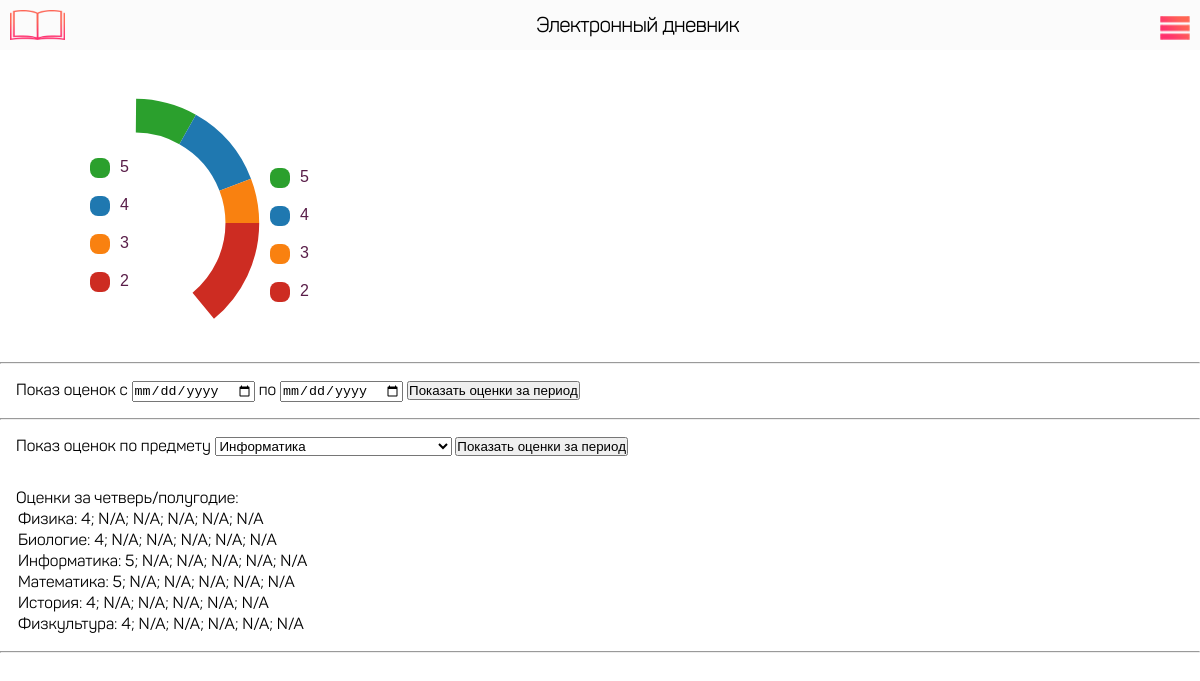
The app's page /grades.php (signed in) with its own data.
### tables this page shows
CREATE TABLE `quaters` (
  `id` int(11) NOT NULL,
  `student_id` int(11) NOT NULL,
  `lesson_name` varchar(20) NOT NULL,
  `first_quarter` int(1) DEFAULT NULL,
  `second_quarter` int(1) DEFAULT NULL,
  `third_quarter` int(1) DEFAULT NULL,
  `fourth_quarter` int(1) DEFAULT NULL,
  `fhy` int(1) DEFAULT NULL,
  `shy` int(1) DEFAULT NULL
);

### grades.php (the view, shortened to what this page needs)
<?php
include_once 'php/dtb/dtb.php';
?>
<!DOCTYPE html>
<html lang="ru" dir="ltr">
  <head>
    <link rel="stylesheet" href="css/main.css">
    <link rel="stylesheet" href="css/svg.css">
    <link rel="stylesheet" href="css/right-nav-style.css">
  </head>
  <body onload='getGraphData(false)'>
    <nav>
      <div class="footer">
        <img src="./img/logo.png" class="logo">
        <h1 class="eljour">Электронный дневник</h1>
        <div class="burger">
          <nav class="nav">
            <label for="nav-toggle" class="nav-toggle" onclick>
            </label>
          </div>
          </nav>
    <section class="marks-wrap">
      <div>
        <svg class="chart" width="270" height="270" viewBox="0 0 40 40">
          <ul class="caption-list">
            <li id="5" class="caption-item">5</li>
            <li id="4" class="caption-item">4</li>
            <li id="3" class="caption-item">3</li>
            <li id="2" class="caption-item">2</li>
          </ul>
        </svg>
        <ul class="list">
          <li id="chart5" class="caption-item">5</li>
          <li id="chart4" class="caption-item">4</li>
          <li id="chart3" class="caption-item">3</li>
          <li id="chart2" class="caption-item">2</li>
        </ul>
      </div>
      <hr>
      <div class="input-search-form" id='dform'>
        <section style='padding: 1rem;'>
        <label for="first-date">Показ оценок с</label>
          <input type="date" name="first-date" id='fd1'> по <input type="date" name="second-date" id='sd1'>
          <button onclick='getGradesBt()'>Показать оценки за период</button>
        </section>
         <hr>
         <section style='padding: 1rem;'>
          <label for="select-pr">Показ оценок по предмету <?php
          $sql = "SELECT DISTINCT lessonName FROM marksall";
          $result = mysqli_query($conn, $sql);
          echo "<select name='select-pr'>";
          while ($row = mysqli_fetch_assoc($result)) {
            echo "<option> ". $row['lessonName'] ." </option>";
          }
          echo "</select>";
          ?>
          <button onclick='getGradesByLesBt()'>Показать оценки за период</button>
        </section>
        <section style='padding: 1rem;'>
          Оценки за четверь/полугодие: <br>
          <?php
          $id = $_COOKIE['SSSUIDH'];
          $sql = "SELECT * FROM quaters WHERE student_id='$id'";
          $result = mysqli_query($conn, $sql);
          echo "<table>";
          while ($row = mysqli_fetch_assoc($result)) {
            if( !empty($row['first_quarter']) ){
              $first = $row['first_quarter'];
            }else{ $first = 'N/A'; }
            if( !empty($row['second_quarter']) ){
              $second = $row['second_quarter'];
            }else{ $second = 'N/A'; }
            if( !empty($row['third_quarter']) ){
              $third = $row['third_quarter'];
            }else{ $third = 'N/A'; }
            if( !empty($row['fourth_quarter']) ){
              $fourth = $row['fourth_quarter'];
            }else{ $fourth = 'N/A'; }
            if( !empty($row['fourth_quarter']) ){
              $a1 = $row['fhy'];
            }else{ $a1 = 'N/A'; }
            if( !empty($row['fourth_quarter']) ){
              $a2 = $row['shy'];
            }else{ $a2 = 'N/A'; }
            echo " <tr> <td> ".$row['lesson_name'].": ".$first."; ".$second."; ".$third."; ".$fourth."; $a1; $a2 ";
          }
          echo "</table>";
            ?>
        </section>
        <hr>
      </div>
  </body>
</html>

### css/main.css (style rules this page uses)
* { margin: 0; padding: 0; box-sizing: border-box; list-style:none; text-decoration:none; }
ul { align-items:center; height:50px; }
body { background: #fff; height: 100vh; font-family: Panton-Regular; }
li { list-style-type: none; }
.logo { width: 75px; height: 50px; padding: 10px; }
.footer { background: #fbfbfb; display: flex; }
.eljour { font-size: 20px; margin: auto; font-family: Panton-ExtraLight; }
.nav { margin: auto 5px auto auto; }
#nav1, .footer { position: absolute; width: 100%; z-index: 2000; }
.marks-wrap, .main { position: relative; top: 11%; }

### css/svg.css (style rules this page uses)
html, body { margin: 0; padding: 0; }
li { display: flex; }
.caption-list { margin-left: 90px; padding: 0; list-style: none; position: absolute; top: 50px; }
.caption-item { position: relative; margin: 20px 0; padding-left: 30px; font-family: "Verdana", sans-serif; font-size: 16px; line-height: 18px; color: #591d48; cursor: pointer; }
.caption-item::before { content: ""; position: absolute; top: 0; left: 0; width: 20px; height: 20px; border-radius: 8px; }
.caption-item:nth-child(1)::before { background-color: #2ba02d; }
.caption-item:nth-child(2)::before { background-color: #1f78b0; }
.caption-item:nth-child(3)::before { background-color: #f98110; }
.caption-item:nth-child(4)::before { background-color: #cd2c22; }
.chart { margin-left: auto; margin-right: auto; }
.list { position: absolute; top: 60px; left: 270px; width: 100px; }

### css/right-nav-style.css (style rules this page uses)
.nav { width: 320px; min-width: 320px; height: 100%; position: fixed; top: 0; bottom: 0; margin: 0; right: -320px; padding: 15px 20px; -webkit-transition: right 0.3s; -moz-transition: right 0.3s; transition: right 0.3s; background: #fbfbfb; z-index: 2000; }
.nav-toggle { position: absolute; right: 330px; top: 2%; background: inherit; cursor: pointer; font-size: 1.2em; line-height: 1; z-index: 2001; -webkit-transition: color .25s ease-in-out; -moz-transition: color .25s ease-in-out; transition: color .25s ease-in-out; }
.nav-toggle:after { content: url('../img/burger.png'); text-decoration: none; }
body { -webkit-animation: bugfix infinite 1s; }
@media screen and (min-width: 320px) { html, body { margin: 0; overflow-x: hidden; } }

### records on screen
quaters: lesson_name "Физика", first_quarter "4", second_quarter "N/A", third_quarter "N/A", fourth_quarter "N/A"
quaters: lesson_name "Биологие", first_quarter "4", second_quarter "N/A", third_quarter "N/A", fourth_quarter "N/A"
quaters: lesson_name "Информатика", first_quarter "5", second_quarter "N/A", third_quarter "N/A", fourth_quarter "N/A"
quaters: lesson_name "Математика", first_quarter "5", second_quarter "N/A", third_quarter "N/A", fourth_quarter "N/A"
quaters: lesson_name "История", first_quarter "4", second_quarter "N/A", third_quarter "N/A", fourth_quarter "N/A"
quaters: lesson_name "Физкультура", first_quarter "4", second_quarter "N/A", third_quarter "N/A", fourth_quarter "N/A"

### other values on screen
form field select-pr "Информатика"
